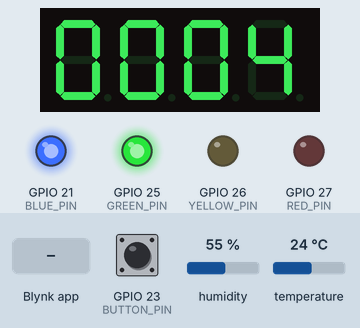
Recording of a program running on a simulated ESP32. Parts: 4-digit seven-segment display, output pins drawn as LEDs (lit = HIGH). Dashed ring = blinking. The inputs (shaded band) are chosen by the test bench; at power-on: GPIO 23 (BUTTON_PIN) HIGH, humidity 55 %, temperature 24 °C. WiFi joins after 1.5 s; servers stay silent unless stated; what the program prints to the serial monitor is not drawn.

Above: at 3.0 s.
3.1 s: GPIO 23 (BUTTON_PIN) pulled LOW for 0.15 s
At 3.5 s:
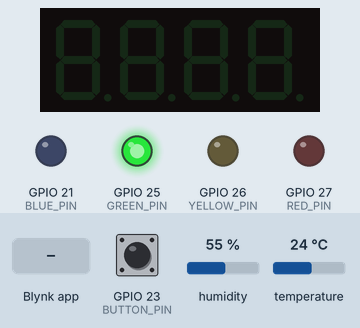
12.3 s: Blynk app writes 1 to V1
At 12.7 s:
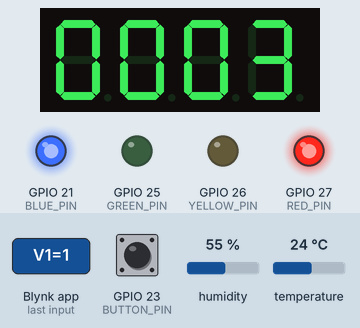
17.3 s: GPIO 23 (BUTTON_PIN) pulled LOW for 1 s
At 17.6 s:
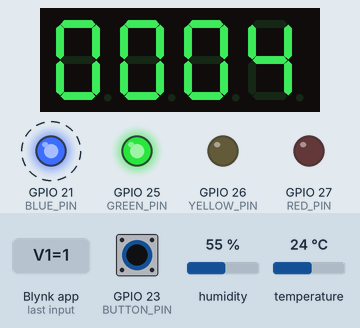
19.8 s: GPIO 23 (BUTTON_PIN) pulled LOW for 3.2 s
At 22.73 s:
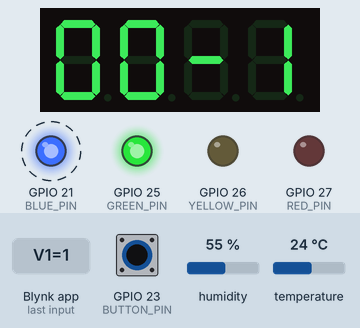
24.5 s: GPIO 23 (BUTTON_PIN) pulled LOW for 0.15 s
At 25.5 s:
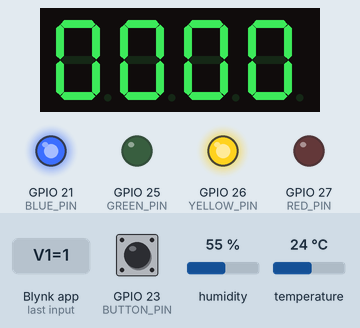
26.1 s: Blynk app writes 0 to V1
At 27.3 s:
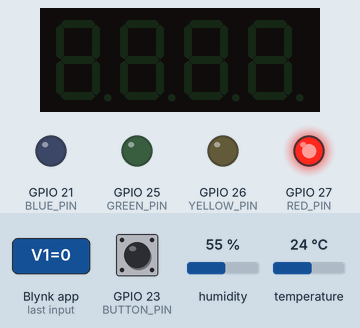
Timing chart, 0 to 33.3 s (numbered marks = the images above; inputs shaded):
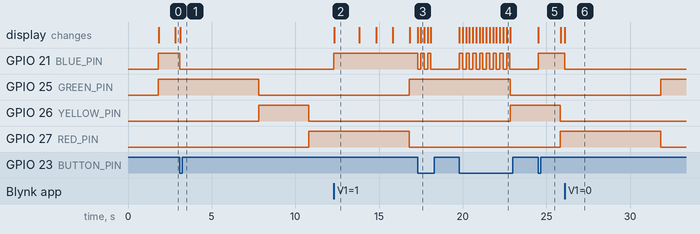

Measured:
- after the input at 3.1 s, GPIO 21 (BLUE_PIN): HIGH → LOW at once
- after the input at 12.3 s, GPIO 21 (BLUE_PIN): LOW → HIGH at once; the display: changes at once (image 2)
- after the input at 17.3 s, GPIO 21 (BLUE_PIN): alternates HIGH for 0.20 s and LOW for 0.20 s, 5 changes in all, then stays LOW, starting at once
- after the input at 19.8 s, GPIO 21 (BLUE_PIN): alternates HIGH for 0.20 s and LOW for 0.20 s, 16 changes in all, then stays LOW, starting at once; the display: first changes at once (image 4 shows a later state)
- after the input at 24.5 s, GPIO 21 (BLUE_PIN): LOW → HIGH at once; the display: changes at once (image 5)
- after the input at 26.1 s, GPIO 21 (BLUE_PIN): HIGH → LOW at once
- what the display in image 2 shows lasts 1.5 s, from 12.3 s to 13.8 s

The program:

main.cpp
```cpp
#include <Arduino.h>
#include <TM1637Display.h>
#include <DHT.h>

// Định nghĩa các chân theo sơ đồ kết nối
#define RED_PIN 27      // Đèn đỏ (với điện trở 220 ohm)
#define YELLOW_PIN 26   // Đèn vàng (với điện trở 330 ohm)
#define GREEN_PIN 25    // Đèn xanh lá
#define BLUE_PIN 21     // Đèn xanh dương
#define BUTTON_PIN 23   // Nút nhấn
#define LDR_PIN 32      // Cảm biến ánh sáng
#define CLK_PIN 18      // Chân CLK của TM1637
#define DIO_PIN 19      // Chân DIO của TM1637
#define DHT_PIN 16      // Chân DHT22

#define BLYNK_TEMPLATE_ID "TMPL6V7RZZSM7"
#define BLYNK_TEMPLATE_NAME "ESP32 BAITAPNHOM"
#define BLYNK_AUTH_TOKEN "9hmYK4FgSUgn_ApmyYaZ_nwjZXrvm2Oc"

#include <WiFi.h>
#include <WiFiClient.h>
#include <BlynkSimpleEsp32.h>

char ssid[] = "Wokwi-GUEST";
char pass[] = "";

// Cấu hình DHT
#define DHTTYPE DHT22
DHT dht(DHT_PIN, DHTTYPE);

// Các hằng số khác
#define GAMMA 0.7
#define RL10 50
#define DEBOUNCE_TIME 200
#define NIGHT_LUX_THRESHOLD 50

// Biến toàn cục
bool isPaused = false;
unsigned long lastButtonPress = 0;
TM1637Display display(CLK_PIN, DIO_PIN);
unsigned long previousMillis = 0;
unsigned long dhtPreviousMillis = 0;
unsigned long startMillis = 0; // Thời gian bắt đầu hệ thống
long interval = 1000;
long dhtInterval = 2000;  // Đọc DHT mỗi 2 giây
int countdown = 0;
int state = 0;
bool nightMode = false;
float temperature = 0;
float humidity = 0;
bool systemEnabled = true; // Trạng thái hệ thống (bật/tắt từ Blynk)
int luxThreshold = NIGHT_LUX_THRESHOLD;

void setup() {
    // Cấu hình các chân
    pinMode(RED_PIN, OUTPUT);
    pinMode(YELLOW_PIN, OUTPUT);
    pinMode(GREEN_PIN, OUTPUT);
    pinMode(BLUE_PIN, OUTPUT);
    pinMode(BUTTON_PIN, INPUT_PULLUP);
    pinMode(LDR_PIN, INPUT);

    // Khởi tạo Serial và các thiết bị
    Serial.begin(9600);
    display.setBrightness(7);
    dht.begin();

    // Kết nối WiFi và Blynk
    Blynk.begin(BLYNK_AUTH_TOKEN, ssid, pass);
    startMillis = millis(); // Lưu thời gian bắt đầu hệ thống
    Blynk.virtualWrite(V1, 1);
    // Bắt đầu với đèn xanh
    digitalWrite(GREEN_PIN, HIGH);
    digitalWrite(BLUE_PIN, HIGH);
    Serial.println("Đèn xanh (5 giây)");
    countdown = 5;
    state = 0;
}

void changeLight() {
    if (nightMode || !systemEnabled) return; // Không đổi đèn nếu ở chế độ ban đêm hoặc hệ thống tắt

    digitalWrite(RED_PIN, LOW);
    digitalWrite(YELLOW_PIN, LOW);
    digitalWrite(GREEN_PIN, LOW);

    if (state == 0) { // Đèn vàng
        digitalWrite(YELLOW_PIN, HIGH);
        Serial.println("Đèn vàng (2 giây)");
        countdown = 2;
        state = 1;
    } else if (state == 1) { // Đèn đỏ
        digitalWrite(RED_PIN, HIGH);
        Serial.println("Đèn đỏ (5 giây)");
        countdown = 5;
        state = 2;
    } else { // Đèn xanh
        digitalWrite(GREEN_PIN, HIGH);
        Serial.println("Đèn xanh (5 giây)");
        countdown = 5;
        state = 0;
    }
}

// Kiểm tra nút nhấn với debounce bằng millis()
void checkButtonPress() {
    if (digitalRead(BUTTON_PIN) == LOW) { // Khi nút được nhấn
        unsigned long currentMillis = millis();
        if (currentMillis - lastButtonPress > DEBOUNCE_TIME) { // Chống dội phím
            isPaused = !isPaused; // Đảo trạng thái
            lastButtonPress = currentMillis;

            if (!isPaused) { // Khi bật BLUE_PIN và màn hình LED
                digitalWrite(BLUE_PIN, HIGH);
                display.showNumberDec(countdown, true); // Hiển thị số
                Blynk.virtualWrite(V1, 1); // Gửi tín hiệu lên V1 (Bật)
                Serial.println("BẬT - V1 = 1");
            } else { // Khi tắt BLUE_PIN và màn hình LED
                digitalWrite(BLUE_PIN, LOW);
                display.clear(); // Tắt màn hình số
                Blynk.virtualWrite(V1, 0); // Gửi tín hiệu lên V1 (Tắt)
                Serial.println("TẮT - V1 = 0");
            }
        }
    }
}
BLYNK_WRITE(V1) {
    int pinValue = param.asInt(); // Đọc trạng thái từ Switch trên Blynk

    if (pinValue == 1) { // Khi bật (ON)
        isPaused = false;
        digitalWrite(BLUE_PIN, HIGH); // Bật đèn BLUE
        display.showNumberDec(countdown, true); // Hiển thị số
        Serial.println("Bật từ Blynk - V1 = 1");
    } else { // Khi tắt (OFF)
        isPaused = true;
        digitalWrite(BLUE_PIN, LOW); // Tắt đèn BLUE
        display.clear(); // Tắt màn hình LED
        Serial.println("Tắt từ Blynk - V1 = 0");
    }
}
BLYNK_WRITE(V4) {
    luxThreshold = param.asInt(); // Cập nhật giá trị từ Blynk
    Serial.print("Ngưỡng Lux cập nhật: ");
    Serial.println(luxThreshold);
}

// Hàm đọc dữ liệu từ DHT22 và gửi lên Blynk
void readDHT() {
    unsigned long currentMillis = millis();
    if (currentMillis - dhtPreviousMillis >= dhtInterval) {
        dhtPreviousMillis = currentMillis;

        humidity = dht.readHumidity();
        temperature = dht.readTemperature();

        if (!isnan(humidity) && !isnan(temperature)) {
            Serial.print("Nhiệt độ: ");
            Serial.print(temperature);
            Serial.print("°C | Độ ẩm: ");
            Serial.print(humidity);
            Serial.println("%");

            // Gửi nhiệt độ và độ ẩm lên Blynk
            Blynk.virtualWrite(V2, temperature); // Nhiệt độ lên V2
            Blynk.virtualWrite(V3, humidity);    // Độ ẩm lên V3
        } else {
            Serial.println("Lỗi đọc dữ liệu từ DHT22!");
        }
    }
}

// Hàm tính Lux từ cảm biến LDR
float calculateLux(int adcValue) {
    if (adcValue == 0) return 0; // Tránh lỗi chia cho 0

    // Chuyển đổi giá trị ADC thành điện áp (ESP32 có ADC 12-bit: 0 - 4095)
    float voltage = adcValue / 4095.0 * 5.0;

    // Tính toán giá trị điện trở của LDR
    float resistance = 2000 * voltage / (1 - voltage / 5);

    // Tính toán lux dựa trên công thức tham khảo
    float lux = pow(RL10 * 1e3 * pow(10, GAMMA) / resistance, (1 / GAMMA));

    return lux;
}

// Hàm gửi thời gian hoạt động lên Blynk (V0)
void updateUptime() {
    unsigned long currentMillis = millis();
    unsigned long uptimeSeconds = (currentMillis - startMillis) / 1000; // Tính thời gian hoạt động (giây)
    Blynk.virtualWrite(V0, uptimeSeconds); // Gửi lên V0
}

// Hàm xử lý lệnh bật/tắt hệ thống từ Blynk (V1)

void loop() {
    Blynk.run(); // Chạy Blynk để duy trì kết nối và nhận lệnh

    // Nếu hệ thống bị tắt từ Blynk, dừng toàn bộ chương trình
    if (!systemEnabled) {
        return; // Thoát khỏi loop(), không thực hiện bất kỳ tác vụ nào khác
    }

    // Nếu hệ thống được bật, tiếp tục thực hiện các tác vụ bình thường
    checkButtonPress(); // Kiểm tra nút nhấn non-blocking
    readDHT();          // Đọc dữ liệu từ DHT22 và gửi lên Blynk
    updateUptime();     // Gửi thời gian hoạt động lên Blynk


    // Xử lý chế độ ban đêm
    if (luxThreshold < NIGHT_LUX_THRESHOLD) {
        digitalWrite(RED_PIN, LOW);
        digitalWrite(GREEN_PIN, LOW);
        digitalWrite(YELLOW_PIN, HIGH);
        digitalWrite(BLUE_PIN, LOW);
        display.clear();

        if (!nightMode) {
            Serial.println("Chuyển sang chế độ ban đêm - Chỉ đèn vàng sáng");
            nightMode = true;
        }
    } else {
        if (nightMode) {
            digitalWrite(YELLOW_PIN, LOW);
            if (systemEnabled) {
                digitalWrite(GREEN_PIN, HIGH);
                digitalWrite(BLUE_PIN, HIGH);
                Serial.println("Chuyển sang chế độ ban ngày - Đèn xanh sáng (5 giây)");
                countdown = 5;
                state = 0;
            }
            nightMode = false;
        }

        // Chỉ cập nhật đèn và đếm ngược khi ở chế độ ban ngày và hệ thống được bật
        unsigned long currentMillis = millis();
        if (currentMillis - previousMillis >= interval) {
            previousMillis = currentMillis;

            if (!nightMode && countdown < 0 && systemEnabled) {
                changeLight();
            }

            Serial.print("Còn ");
            Serial.print(countdown);
            Serial.println(" giây");

            if (!isPaused && !nightMode && systemEnabled) {
                display.showNumberDec(countdown, true);
            }

            countdown--;
        }
    }
}
```
